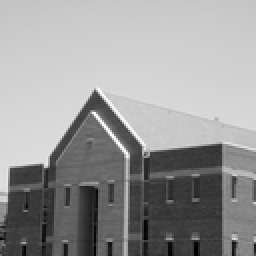
%> input picture DIP/SY2/Fig1006(a).tif, 128 x 128 px, shrunk from 601 x 601 before the run (shown 2 times larger)
$ octave sy2.m   (GNU Octave 9; MATLAB toolbox functions it lacks are replaced by stand-ins)
%> lines starting %> are read from the running program, lines starting %| are printed output that depends on the picture; in (x1, y1, x2, y2) boxes, pixels count from 0 and x2, y2 are one past the last pixel; in counts of white or black regions, pixels touching at a corner belong together; the program's own positions count from 1
### DIP/SY2/mymiddle.m
% 函数mymiddle:根据模板对图像进行中值滤波
% 输入参数:image:原图像
%          k:模板大小为k×k（k为奇数）
% 输出参数:中值滤波后的图像数据OUT
% 使用函数:size(x):求矩阵大小
%         double(x):增加精度
%         zeros():为矩阵分配空间
%         sort(A):排序
function OUT=mymiddle(image,k)
HW=size(image);%获取原图像的大小
image=double(image);%运算的时候用double,为了保持运算精度
wall=(k-1)/2;
nHW=[HW(1)+2*wall,HW(2)+2*wall];%加上墙（补充的边沿）之后的数据区大小
data=zeros(nHW);%为数据区分配空间
data(wall+1:wall+HW(1),wall+1:wall+HW(2))=image(:,:);%为数据区赋值
%加'墙'
for i = 1:wall
    data(wall+1:wall+HW(1),i)=data(wall+1:wall+HW(1),wall+1);%左
    data(wall+1:wall+HW(1),i+(nHW(2)-wall))=data(wall+1:wall+HW(1),wall+HW(2));%右
end
for i = 1:wall
    data(i,:)=data(wall+1,:);%上
    data(i+(nHW(1)-wall),:)=data(nHW(1)-wall,:);%下
end
%取中值
for i = wall+1:wall+HW(1)
    for j = wall+1:wall+HW(2)
        A=zeros(1,k*k);%为k×k模板的数据分配空间
        for m = i-wall:i+wall
            for n = j-wall:j+wall
                A((m-i+wall)*k+(n-j+wall+1))=data(m,n);
            end
        end
        A=sort(A);
        data(i,j)=A((k*k+1)/2);
    end
end
OUT=uint8(data(wall+1:wall+HW(1),wall+1:wall+HW(2)));%存储的时候的一般存储为uint8类型，节省存储空间,显示的时候用uint8

### DIP/SY2/myaverage.m
% 函数myaverage:根据模板对图像进行中值滤波
% 输入参数:image:原图像
%          k:模板大小为k×k（k为奇数）
% 输出参数:均值滤波后的图像数据OUT
% 使用函数:size(x):求矩阵大小
%         double(x):增加精度
%         zeros():为矩阵分配空间
%         sum(A):求和
function OUT=myaverage(image,k)
HW=size(image);%获取原图像的大小
image=double(image);%运算的时候用double,为了保持运算精度
wall=(k-1)/2;
nHW=[HW(1)+2*wall,HW(2)+2*wall];%加上墙（补充的边沿）之后的数据区大小
data=zeros(nHW);%为数据区分配空间
data(wall+1:wall+HW(1),wall+1:wall+HW(2))=image(:,:);%为数据区赋值
%加'墙'
for i = 1:wall
    data(wall+1:wall+HW(1),i)=data(wall+1:wall+HW(1),wall+1);%左
    data(wall+1:wall+HW(1),i+(nHW(2)-wall))=data(wall+1:wall+HW(1),wall+HW(2));%右
end
for i = 1:wall
    data(i,:)=data(wall+1,:);%上
    data(i+(nHW(1)-wall),:)=data(nHW(1)-wall,:);%下
end
%求均值
for i = wall+1:wall+HW(1)
    for j = wall+1:wall+HW(2)
        A=zeros(1,k*k);%为k×k模板的数据分配空间
        for m = i-wall:i+wall
            for n = j-wall:j+wall
                A((m-i+wall)*k+(n-j+wall+1))=data(m,n);
            end
        end
        data(i,j)=sum(A)/(k*k);%求和/模板大小=均值
    end
end
OUT=uint8(data(wall+1:wall+HW(1),wall+1:wall+HW(2)));%存储的时候的一般存储为uint8类型，节省存储空间,显示的时候用uint8

### DIP/SY2/mysharpen.m
% 函数mysharpen:根据选择的算子对图像进行锐化处理
% 输入参数:I:原图像
%          modelx:水平边缘算子
%          modely:垂直边缘算子
% 输出参数:锐化处理后的图像OUT
% 使用函数:size(x):求矩阵大小
%         sqrt(x):开根号
%         strcmp(choice,''):比较字符串是否相等
%         myconvolve(I，model):卷积操作
function OUT=mysharpen(I,choice)
[x,y]=size(I);
%% 采用Roberts算子进行边缘检测
if strcmp(choice,'Roberts')
    modelx=[0,0,0;0,-1,0;0,0,1];%水平边缘算子
    modely=[0,0,0;0,0,-1;0,1,0];%垂直边缘算子
    b=myconvolve(I,modelx);
    c=myconvolve(I,modely);
    for i=1:x
        for j=1:y
             b(i,j)=sqrt(b(i,j)^2+c(i,j)^2);
        end
    end
    OUT=uint8(b);
end
%% 采用Sobel算子进行边缘检测
if strcmp(choice,'Sobel')
    modelx=[-1,-2,-1;0,0,0;1,2,1];%水平边缘算子
    modely=[1,0,-1;2,0,-2;1,0,-1];%垂直边缘算子
    b=myconvolve(I,modelx);
    c=myconvolve(I,modely);
    for i=1:x
        for j=1:y
             b(i,j)=sqrt(b(i,j)^2+c(i,j)^2);
        end
    end
    OUT=uint8(b);
end
%% 采用Prewitt算子进行边缘检测
if strcmp(choice,'Prewitt')
    modelx=[-1,-1,-1;0,0,0;1,1,1];%水平边缘算子
    modely=[-1,0,1;-1,0,1;-1,0,1];%垂直边缘算子
    b=myconvolve(I,modelx);
    c=myconvolve(I,modely);
    for i=1:x
        for j=1:y
             b(i,j)=sqrt(b(i,j)^2+c(i,j)^2);
        end
    end
    OUT=uint8(b);
end
%% 采用Log算子进行边缘检测
if strcmp(choice,'Log')
    model=[-2,-4,-4,-4,-2;
           -4,0,8,0,-4;
           -4,8,24,8,-4;
           -4,0,8,0,-4;
           -2,-4,-4,-4,-2];%模板
    b=myconvolve(I,model);
    OUT=uint8(b);
end

### DIP/SY2/myconvolve.m
% 函数myconvolve:根据模板对图像进行卷积操作
% 输入参数:I:原图像
%          modelx:模板
% 输出参数:卷积操作后的图像数据OUT
% 使用函数:size(x):求矩阵大小
%         double(x):增加精度
%         zeros():为矩阵分配空间
function OUT=myconvolve(image,model)
HW=size(image);             %获取原图像的大小
image=double(image);
[x,y]=size(model);          %模板大小
OUT=zeros(HW);              %为输出分配空间
%% 加边沿
wall=(x-1)/2;
nHW=[HW(1)+2*wall,HW(2)+2*wall];%加上墙（补充的边沿）之后的数据区大小
data=zeros(nHW);%为数据区分配空间
data(wall+1:wall+HW(1),wall+1:wall+HW(2))=image(:,:);%为数据区赋值
for i = 1:wall
    data(wall+1:wall+HW(1),i)=data(wall+1:wall+HW(1),wall+1);%左
    data(wall+1:wall+HW(1),i+(nHW(2)-wall))=data(wall+1:wall+HW(1),wall+HW(2));%右
end
for i = 1:wall
    data(i,:)=data(wall+1,:);%上
    data(i+(nHW(1)-wall),:)=data(nHW(1)-wall,:);%下
end
%% 计算
for i = wall+1:wall+HW(1)
	for j = wall+1:wall+HW(2)
        for m = 1:x
            for n = 1:y
                OUT(i-wall,j-wall) = OUT(i-wall,j-wall) + ...
                data(i-wall+m-1,j-wall+n-1)*model(m,n);%对整幅图像进行卷积操作
            end
        end
	end
end

### DIP/SY2/sy2.m
clear all;close all;clc;
%% 1、为图像分别加高斯噪声和椒盐噪声，采用中值滤波方法对受噪声干扰的图像滤波，窗口分别采用3*3,5*5,7*7。
I=imread('Fig1006(a).tif');                                     %读取灰度图像
%> I is the input picture: size 128x128 uint8; min 0, max 255, mean 152.8
J=imnoise(I,'salt & pepper',0.06);                           	%给灰度图像添加椒盐噪声
K=imnoise(I,'gaussian',0.05,0.05);                              %给灰度图像添加高斯噪声
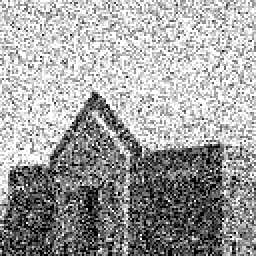
%> K: size 128x128 uint8 (shown 2 times larger); min 0, max 255, mean 160.7
figure,suptitle('原图+加噪声的图像');                            %Figure 1
subplot(131), imshow(I), title('原图');
subplot(132), imshow(J), title('椒盐噪声');
subplot(133), imshow(K), title('高斯噪声');
J1=mymiddle(J,3);
%> after the loop in mymiddle, `for i = 1:wall`: data: size 130x130 double; min 0, max 255, mean 149.1
%> after the loop in mymiddle, `for i = 1:wall`: data: size 130x130 double; min 0, max 255, mean 151.1
%> after the loop in mymiddle, `for i = wall+1:wall+HW(1)`: A = [50 76 76 76 76 76 117 117 121]
J2=mymiddle(J,5);
%> after the loop in mymiddle (call 2), `for i = 1:wall`: data: size 132x132 double; min 0, max 255, mean 147.2
%> after the loop in mymiddle (call 2), `for i = 1:wall`: data: size 132x132 double; min 0, max 255, mean 151.2
J3=mymiddle(J,7);
%> after the loop in mymiddle (call 3), `for i = 1:wall`: data: size 134x134 double; min 0, max 255, mean 145.3
%> after the loop in mymiddle (call 3), `for i = 1:wall`: data: size 134x134 double; min 0, max 255, mean 151.2
figure,suptitle('中值滤波处理椒盐噪声');                         %Figure 2
subplot(131), imshow(J1), title('3×3 模板的中值滤波');
subplot(132), imshow(J2), title('5×5 模板的中值滤波');
subplot(133), imshow(J3), title('7×7 模板的中值滤波');
K1=mymiddle(K,3);
%> after the loop in mymiddle (call 4), `for i = 1:wall`: data: size 130x130 double; min 0, max 255, mean 158.6
%> after the loop in mymiddle (call 4), `for i = 1:wall`: data: size 130x130 double; min 0, max 255, mean 160.9
K2=mymiddle(K,5);
%> after the loop in mymiddle (call 5), `for i = 1:wall`: data: size 132x132 double; min 0, max 255, mean 156.6
%> after the loop in mymiddle (call 5), `for i = 1:wall`: data: size 132x132 double; min 0, max 255, mean 161.1
K3=mymiddle(K,7);
%> call 6 of mymiddle, with k = 7
%> after the loop in mymiddle (call 6), `for i = 1:wall`: data: size 134x134 double; min 0, max 255, mean 154.7
%> after the loop in mymiddle (call 6), `for i = 1:wall`: data: size 134x134 double; min 0, max 255, mean 161.3
%> after the loop in mymiddle (call 6), `for i = wall+1:wall+HW(1)`:
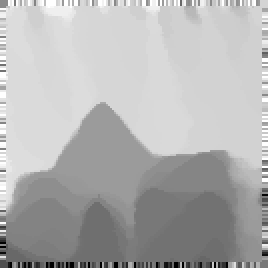
%> data: size 134x134 double (shown 2 times larger); min 0, max 255, mean 178.2
%> after the loop in mymiddle (call 6), `for i = wall+1:wall+HW(1)`: A = 49 values from 16 to 178
figure,suptitle('中值滤波处理高斯噪声');                         %Figure 3
subplot(131), imshow(K1), title('3×3 模板的中值滤波');
subplot(132), imshow(K2), title('5×5 模板的中值滤波');
subplot(133), imshow(K3), title('7×7 模板的中值滤波');
%% 2、对受噪声干扰的图像进行均值滤波。
J4=myaverage(J,3);
%> after the loop in myaverage, `for i = wall+1:wall+HW(1)`: A = [100.7 73.66 50 104.3 76 76 117 76 76]
K4=myaverage(K,3);
%> call 2 of myaverage, with k = 3
%> after the loop in myaverage (call 2), `for i = wall+1:wall+HW(1)`:
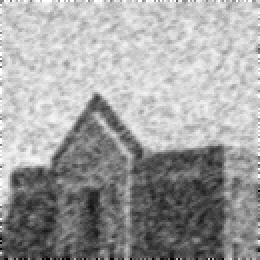
%> data: size 130x130 double (shown 2 times larger); min 0, max 255, mean 160.9; mean of the top-left, top-right, bottom-left and bottom-right quarters 203.6, 209, 117.9, 113
%> after the loop in myaverage (call 2), `for i = wall+1:wall+HW(1)`: A = [153.6 146.3 162 153.8 119 119 176 119 119]
figure,suptitle('3×3 模板的均值滤波');                          %Figure 4
subplot(121), imshow(J4), title('均值滤波处理椒盐噪声');
subplot(122), imshow(K4), title('均值滤波处理高斯噪声');
%% 3、分别采用Roberts 算子、Sobel算子、Prewitt算子和Log算子进行图像锐化。
I=imread('Fig1006(a).tif');
S1=mysharpen(I,'Roberts');
%> after the loop in myconvolve, `for i = 1:wall`:
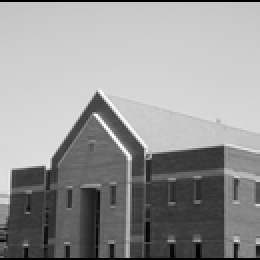
%> data: size 130x130 double (shown 2 times larger); min 0, max 255, mean 150.8
%> after the loop in myconvolve, `for i = 1:wall`:
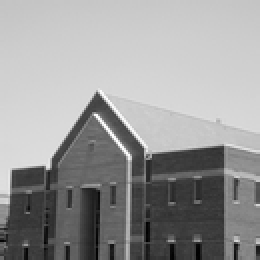
%> data: size 130x130 double (shown 2 times larger); 1.54% of pixels changed, all inside (x1, y1, x2, y2) = (0, 0, 130, 130)
%> after the loop in mysharpen, `for i=1:x`:
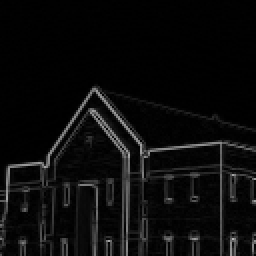
%> b: size 128x128 double (shown 2 times larger); min 0, max 181.8, mean 11.7
S2=mysharpen(I,'Sobel');
%> call 3 of myconvolve, with model = [-1 -2 -1; 0 0 0; 1 2 1]
%> after the loop in myconvolve (call 3), `for i = wall+1:wall+HW(1)`:
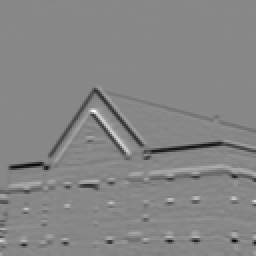
%> OUT: size 128x128 double (shown 2 times larger); min -696, max 616, mean -8.1; drawn with min black and max white
S3=mysharpen(I,'Prewitt');
S4=mysharpen(I,'Log');
figure,suptitle('图像锐化[1]');                        %Figure 5
subplot(131), imshow(I), title('原图');
subplot(132), imshow(I+S1), title('Roberts算子');
subplot(133), imshow(I+S2), title('Sobel算子');
figure,suptitle('图像锐化[2]');                        %Figure 6
subplot(121), imshow(I+S3), title('Prewitt算子');
subplot(122), imshow(I+S4), title('Log算子');
